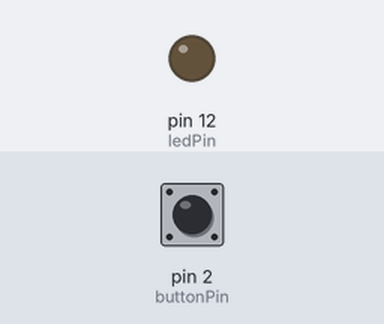
This sketch was run on a simulated Arduino Uno, built with avr-gcc and run on an emulated ATmega328P. On the bench: output pins drawn as LEDs (lit = HIGH). The inputs (shaded band) are chosen by the test bench; at power-on: pin 2 (buttonPin) HIGH.

Above: at 1.2 s.
1.3 s: pin 2 (buttonPin) pulled LOW for 0.15 s
At 2.3 s:
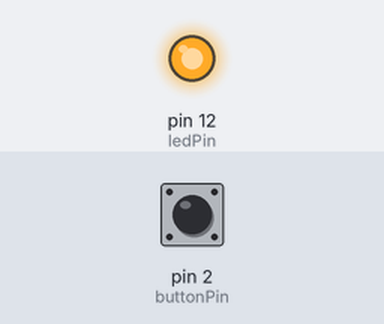
2.9 s: pin 2 (buttonPin) pulled LOW for 1 s
At 4.8 s:
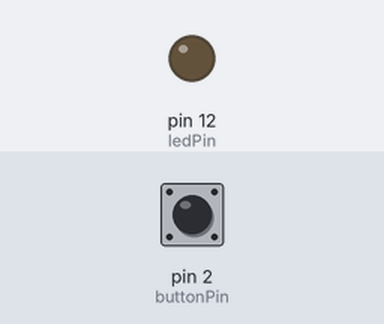
5.4 s: pin 2 (buttonPin) pulled LOW for 3.2 s
At 9.6 s:
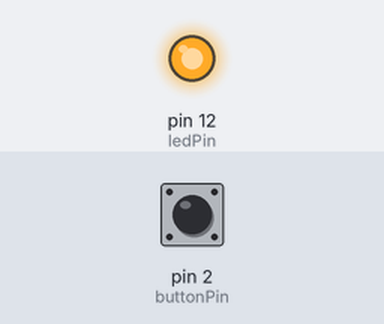
Timing chart, 0 to 11.1 s (numbered marks = the images above; inputs shaded):
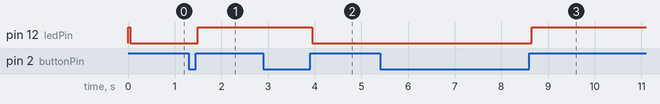

The sketch:

gomb.ino
```cpp
const int buttonPin = 2;
const int ledPin = 12;

int ledState = HIGH;
int buttonState;
int lastButtonState = LOW;

unsigned long lastDebounceTime = 0;
unsigned long debounceDelay = 50;

void setup() {
  pinMode(buttonPin, INPUT_PULLUP);
  pinMode(ledPin, OUTPUT);

  digitalWrite(ledPin, ledState);
}

void loop() {
  int reading = digitalRead(buttonPin);

  if (reading != lastButtonState) {
    lastDebounceTime = millis();
  }

  if ((millis() - lastDebounceTime) > debounceDelay) {

    if (reading != buttonState) {
      buttonState = reading;

      if (buttonState == HIGH) {
        ledState = !ledState;
      }
    }
  }

  digitalWrite(ledPin, ledState);

  lastButtonState = reading;
}
```

Measured:
- after the input at 1.3 s, pin 12 (ledPin): LOW → HIGH after 0.20 s
- after the input at 2.9 s, pin 12 (ledPin): HIGH → LOW after 1.1 s
- after the input at 5.4 s, pin 12 (ledPin): LOW → HIGH after 3.3 s
